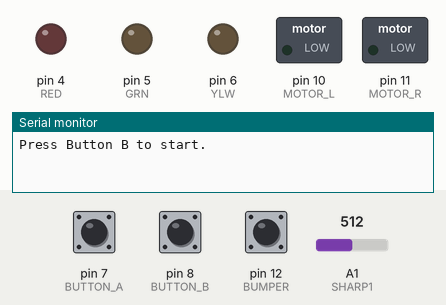
A sketch run on a simulated Arduino Uno, built with avr-gcc and run on an emulated ATmega328P. Shown: switched loads named in the sketch (green lamp = pin HIGH), output pins drawn as LEDs (lit = HIGH), the last lines printed to the serial monitor. Dashed ring = blinking. The inputs (shaded band) are chosen by the test bench; at power-on: pin 8 (BUTTON_B) HIGH, pin 7 (BUTTON_A) HIGH, pin 12 (BUMPER) HIGH, A1 (SHARP1) = 512.

Above: at 2.3 s.
2.4 s: pin 8 (BUTTON_B) pulled LOW for 0.65 s
At 3.6 s:
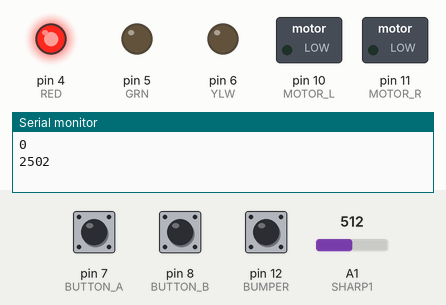
At 4.17 s:
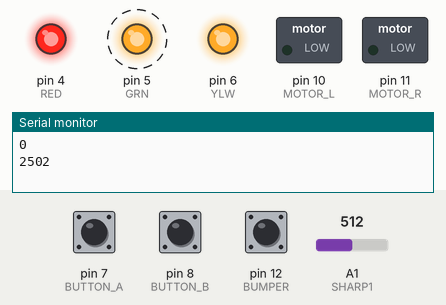
Timing chart, 0 to 11.5 s (numbered marks = the images above; inputs shaded):
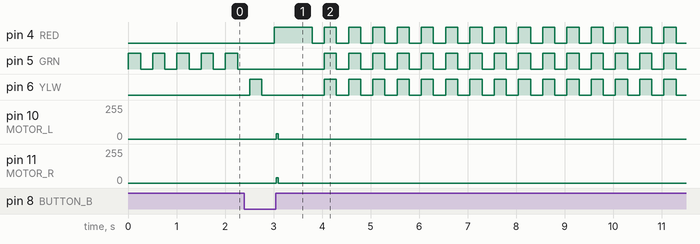

The sketch:

M452Lab4PROP.ino
```cpp
/********************************************************************
  M452Lab4OnOff (v2.0)

  Original by H. Fernando, 24/09/2013
  Revised by B. Surgenor, 17/09/2016, 01/10/2020, 30/09/2021

  This is an ON/OFF wall following algorithm for a robot equipped
  with a single Sharp on the left front corner of the robot.

 ***********************************************************************/
// Pin Assignments
int RED = 4;
int GRN = 5;
int YLW = 6;

int BUTTON_A = 7;
int BUTTON_B = 8;
int BUTTON_C = 9;
int MOTOR_L = 10;  // left motor signal
int MOTOR_R = 11;  // right motor signal
int BUMPER = 12;

int SHARP1 = A1;   // sharp input pin
int sensor1;       // sharp sensor reading

// recommended initial values
int delta  = 45;   // 25 as default for speed for speed test
int HYS    = 100;   // 50 as default for hysterisis

// adjust stop speed and target distance as appropriate
int WALL = 1400;       // 700 (40cm) for corridor, 1200 (20cm) for wall
int STOP_SPEED = 147;  // 147 as default, change to match that in Lab #4

//Set proportional gain value
float KP = 0.5;


// Set-up Routine
void setup() {
  // initialize the digital led pins as outputs.
  pinMode(RED, OUTPUT);
  pinMode(YLW, OUTPUT);
  pinMode(GRN, OUTPUT);
  //initialize buttons and bumper pins as inputs
  pinMode(BUMPER, INPUT);
  pinMode(BUTTON_A, INPUT);
  pinMode(BUTTON_B, INPUT);
  pinMode(BUTTON_C, INPUT);
  //initialize motor control pins as outputs
  pinMode(MOTOR_L, OUTPUT);
  pinMode(MOTOR_R, OUTPUT);

  //setup serial debug
  Serial.begin(9600);

  runMotors(0, 0); // check motors are stopped

  Serial.println("Press Button B to start.");
  do {
    toggleLED(GRN);         //motors stopped, Green LED flashing
  } while (digitalRead(BUTTON_B) == HIGH);

  sensor1 = map(analogRead(SHARP1), 0, 1023, 0, 5000); // initialize sensor
  Serial.println("Program Running. Press bumper to stop");

  Serial.println("Select speed");
}

// Main Routine
void loop() {
  // Select motor speed
  do  {
    toggleLED(YLW);
    if (digitalRead(BUTTON_A) == LOW) {
      KP = 0.25;
      Serial.println("Set delta = 15");
      break;
    }
    else if (digitalRead(BUTTON_B) == LOW) {
      KP = 0.3;
      Serial.println("Set delta = 25");
      break;
    }
    else if (digitalRead(BUTTON_C) == LOW) {
      KP = 0.35;
      Serial.println("Set delta = 45");
      break;
    }
  }

  while (true);
  //// start of bumper check loop
  do {
    sensor1 = map(analogRead(SHARP1), 0, 1023, 0, 5000); // initialize sensor
    int error = WALL - sensor1;
    int dummy = min(abs(error) * KP, 100);
    int deltaV = delta * (100 - dummy) / 100;

    if (error > 10 ) { //too far from the wall
      turnOnLED(YLW);
      runMotors(deltaV, delta);
    }

    else if (error < -10){ //too close to the wall
      turnOnLED(RED);
    runMotors(delta, deltaV);
  }

  else { //desired distance
    turnOnLED(GRN);
    runMotors(delta, delta);
  }

Serial.println(error);
Serial.println(dummy);
Serial.println(deltaV);
Serial.println(sensor1);
Serial.println(" ");
}

while (digitalRead(BUMPER) == LOW); // end of bumper loop

runMotors(0, 0);
delay(500);
runMotors(-delta, -delta);
delay(250);
runMotors(0, 0);
while (1) {                  // loop forever
  flashAllLEDs();
}
}

//**********FUNCTIONS (subroutines)******************

// left and right motor commands
void runMotors(int delta_L, int delta_R) {
  int pulse_L = (STOP_SPEED + delta_L) * 10; //determines length of pulse in microsec
  int pulse_R = (STOP_SPEED + delta_R) * 10;
  for (int i = 0; i < 3; i++) {
    pulseOut(MOTOR_L, pulse_L);    //send pulse to left motors
    pulseOut(MOTOR_R, pulse_R);    //send pulse to right motors
  }
}

// single motor pulsewidth command
void pulseOut(int motor, int pulsewidth) {
  digitalWrite(motor, HIGH);
  delayMicroseconds(pulsewidth);  //send pulse of desired pulsewidth
  digitalWrite(motor, LOW);
}

//Turn on a single LED, and all other off
void turnOnLED(int colour) {
  digitalWrite(GRN, LOW);
  digitalWrite(YLW, LOW);
  digitalWrite(RED, LOW);
  digitalWrite(colour, HIGH);
}

//Toggle an LED on/off
void toggleLED(int colour) {
  digitalWrite(colour, HIGH);
  delay(250);
  digitalWrite(colour, LOW);
  delay(250);
}

//flash all LEDs
void flashAllLEDs() {
  digitalWrite(GRN, LOW);
  digitalWrite(YLW, LOW);
  digitalWrite(RED, LOW);
  delay(250);
  digitalWrite(GRN, HIGH);
  digitalWrite(YLW, HIGH);
  digitalWrite(RED, HIGH);
  delay(250);
}
```

Measured:
- after the input at 2.4 s, pin 4 (RED): LOW → HIGH after 0.61 s, then repeats every 0.50 s: LOW 0.25 s, HIGH 0.25 s; pin 6 (YLW): goes HIGH 0.25 s, LOW 1.3 s, 14 × (HIGH 0.25 s, LOW 0.25 s), HIGH 0.25 s, then LOW, starting after 0.11 s
- by itself, pin 5 (GRN): alternates HIGH for 0.25 s and LOW for 0.25 s
